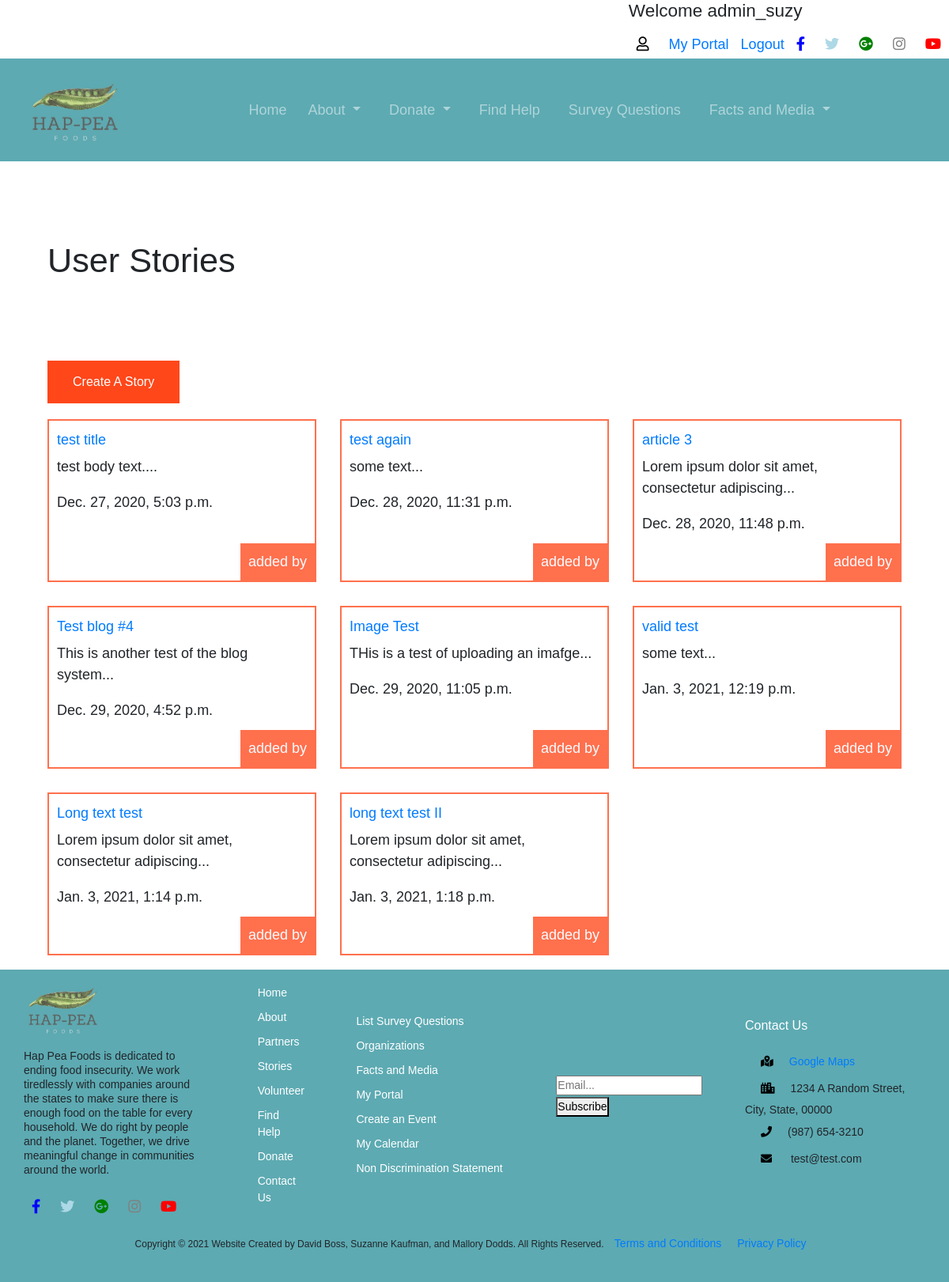
The page /stories/ (signed in) on the database its author committed.
### stories/models.py (models this page shows, shortened)
class Story(models.Model):
    title = models.CharField(max_length=100)
    slug = models.SlugField()
    body = models.TextField()
    date = models.DateTimeField(auto_now_add=True)
    def snippet(self):
        return self.body[:50] + "..."

### stories/views.py (the view)
def stories_list(request):
    stories = Story.objects.all().order_by('date')
    return render(request, 'stories/stories_list.html', {'stories':stories})

### stories/templates/stories/stories_list.html (shortened to what this page needs)
{% extends 'base_layout.html' %}
{% block content %}
  <h1>User Stories</h1>
  <div class="createstory">
    <form class="create" action="{% url 'stories:create' %}" method="post">
      <button type="submit" name="addstory">Create A Story</button>
    </form>
  </div>
  <div class="stories">
    {% for story in stories %}
      <div class= "story">
        <h2><a href="{% url 'stories:detail' slug=story.slug %}">{{story.title}}</a></h2>
        <p>{{story.snippet}}</p>
        <p> {{story.date}}</p>
        <p class="author">added by {{story.author.username}}</p>
      </div>
    {% endfor %}
  </div>
{% endblock %}

### templates/base_layout.html (shortened to what this page needs)
{% load static %}
<!DOCTYPE html>
<html lang="en" dir="ltr">
  <head>
    <link rel="stylesheet" href="https://maxcdn.bootstrapcdn.com/bootstrap/4.0.0/css/bootstrap.min.css">
    <link rel="stylesheet" href="{% static 'css/style.css' %}">
    <link rel="stylesheet" href="https://cdnjs.cloudflare.com/ajax/libs/font-awesome/5.15.2/css/all.min.css">
  </head>
  <body>
    <header>
     <div class="head-container">
       <div class="sm">
         {% if user.is_authenticated %}
           <h5>Welcome {{user.username}}</h5>
           <i class="far fa-user" style="color: black"></i>
           <a href="{% url 'portal' %}">My Portal</a>
           <a href="{% url 'accounts:logout' %}">Logout</a>
         {% else %}
           <i class="far fa-user" style="color: black"></i>
           <a href="{% url 'accounts:register' %}">Register</a>
           <a href="{% url 'accounts:login' %}">Login</a>
        {% endif %}
         <i class="fab fa-facebook-f" style="color: blue"></i>
         <i class="fab fa-twitter" style="color: lightblue"></i>
         <i class="fab fa-google-plus" style="color: green"></i>
         <i class="fab fa-instagram" style="color: grey"></i>
         <i class="fab fa-youtube" style="color: red"></i>
       </div>
     </div>
    </header>
    <nav class="navbar navbar-expand-md navbar-custom justify-content-evenly">
      <a href="/" class="navbar-brand"><img src="{% static 'logo2.jpg' %}" class = navimage alt=""></a>
      <div class="navbar-collapse collapse justify-content-center align-items-center w-100" id="navbarCustom">
        <ul class="navbar-nav mx-auto text-center">
            <li class="nav-item">
                <a class="nav-link" href="{% url 'home' %}">Home</a>
            </li>
            <li class="nav-item dropdown">
                <a class="nav-link dropdown-toggle px-3" href="#" id="navbarDropdown" data-toggle="dropdown" aria-haspopup="true" aria-expanded="false">
                  About
                </a>
            </li>
            <li class="nav-item dropdown">
                <a class="nav-link dropdown-toggle px-3" href="#" id="navbarDropdown" data-toggle="dropdown" aria-haspopup="true" aria-expanded="false">
                  Donate
                </a>
            </li>
            <li class="nav-item">
                <a class="nav-link px-3" href="{% url 'find_help' %}">Find Help</a>
            </li>
            <li class="nav-item">
                <a class="nav-link px-3" href="{% url 'list' %}">Survey Questions</a>
            </li>
            <li class="nav-item dropdown">
                <a class="nav-link dropdown-toggle px-3" href="#" id="navbarDropdown" data-toggle="dropdown" aria-haspopup="true" aria-expanded="false">
                  Facts and Media
                </a>
            </li>
        </ul>
    </div>
</nav>
    <div class="wrapper_container">
      {% block content %}
      {% endblock %}
    </div>
    <footer>
      <div class="foot-container">
        <div class="foot-columns">
          <div class="about">
            <div class="statement">
              <img src="{% static 'logo2.jpg' %}" class="img-logo" alt="peas">
              <p> Hap Pea Foods is dedicated to ending food insecurity. We work tiredlessly with companies around the states to make sure there is enough food on the table for every household.  We do right by people and the planet. Together, we drive meaningful change in communities around the world.</p>
            </div>
            <div class="sm">
              <i class="fab fa-facebook-f" style="color: blue"></i>
              <i class="fab fa-twitter" style="color: lightblue"></i>
              <i class="fab fa-google-plus" style="color: green"></i>
              <i class="fab fa-instagram" style="color: grey"></i>
              <i class="fab fa-youtube" style="color: red"></i>
            </div>
          </div>
          <div class="foot-links">
            <ul>
              <li><a href="{% url 'home' %}">Home</a></li>
              <li><a href="{% url 'about' %}">About</a></li>
              <li><a href="{% url 'partners' %}">Partners</a></li>
              <li><a href="{% url 'stories:stories' %}">Stories</a></li>
              <li><a href="{% url 'volunteer' %}">Volunteer</a></li>
              <li><a href="{% url 'find_help' %}">Find Help</a></li>
              <li><a href="{% url 'donations:donations' %}">Donate</a></li>
              <li><a href="{% url 'contact' %}">Contact Us</a></li>
            </ul>
          </div>
          <div class="foot-links-2">
            <ul>
              <li><a href="{% url 'list' %}">List Survey Questions</a></li>
              <li><a href="{% url 'organizations' %}">Organizations</a></li>
              <li><a href="{% url 'facts' %}">Facts and Media</a></li>
              <li><a href="{% url 'portal' %}">My Portal</a></li>
              <li><a href="{% url 'createevent' %}">Create an Event</a></li>
              <li><a href="{% url 'mycalendar' %}">My Calendar</a></li>
              <li><a href="{% url 'non_disc_stmt' %}">Non Discrimination Statement</a></li>
            </ul>
          </div>
          <div class="subscribe">
            <form action="/action_page.php">
              <input type="email" placeholder="Email..." name="email">
              <button type="submit">Subscribe</button>
            </form>
          </div>
          <div class="contact">
            <h2>Contact Us</h2>
            <ul>
              <li><i class="fa fa-map-marked-alt" style="color: black"></i><a href="https://maps.google.com">Google Maps</a></li>
              <li><i class="fa fa-city" style="color: black"></i>1234 A Random Street, City, State, 00000</li>
              <li><i class="fa fa-phone" style="color: black"></i>(987) 654-3210</li>
              <li><i class="fa fa-envelope" style="color: black"></i> test@test.com</li>
          </ul>
          </div>
        </div>
        <div class="foot-columns">
          <div class="copyright">
            <p>Copyright &copy; 2021 Website Created by David Boss, Suzanne Kaufman, and Mallory Dodds. All Rights Reserved.  <a href="{% url 'terms_cond' %}">Terms and Conditions</a><a href="{% url 'privacy' %}">Privacy Policy</a></p>
          </div>
        </div>
      </div>
    </footer>
  </body>
</html>

### static/css/style.css (style rules this page uses)
* { margin: 0; padding:0; outline: none; font-family: Arial, Helvetica, sans-serif; font-size: 18px; }
header { background: #FFF; }
.head-container { width: 100%; margin: 0 auto; display: flex; justify-content: flex-end; }
.head-container a { padding-left: 10px; }
.sm i { padding: 10px 10px; }
.navbar { min-height: 130px; background-color: #5DAAB2; }
.navbar-brand { padding: 0 15px; height: 40px; display: flex; align-items: center; justify-content: center; }
.navimage { max-height: 125px; max-width: 125px; }
.navbar-custom, .navbar-custom .navbar-text { color: rgba(255,255,255,.8); }
.navbar-custom .navbar-nav .nav-link { color: rgba(255,255,255,.5); }
.wrapper_container { max-width: 90%; margin: 0 auto; }
.wrapper_container h1 { text align: center; margin: 100px auto; font-size: 2.4em; }
footer { background: #5DAAB2; }
.foot-container { width: 95%; margin: 0 auto; }
.foot-columns { display: flex; margin: 1em 0; justify-content: space-between; align-items: center; }
.about { width: 20%; }
.statement img { height: 100px; }
.statement p { font-size: 14px; line-height: 1rem; }
.foot-links { width: 5%; }
.foot-links ul, .foot-links-2 ul { list-style-type: none; margin: 0; padding: 0; }
.foot-links li, .foot-links-2 li { padding: 5px 0; }
.foot-links a:link, .foot-links-2 a:link { color: #FFF; width: 10%; font-size: 14px; }
.subscribe { width: 15%; }
.subscribe input[type=email] { font-size: 14px; }
.subscribe button[type=submit] { font-size: 14px; }
.contact { width: 20%; }
.contact h2 { color: #FFF; padding-bottom: 10px; font-size: 16px; }
.contact ul { list-style-type: none; margin: 0; padding: 0; }
.contact a, li { font-size: 14px; }
.contact i { padding: 10px 20px; font-size: 14px; }
.copyright { text-align: center; width: 100%; padding-bottom: 20px; }
.copyright p { font-size: 12px; }
.copyright a { padding: 0 10px; font-size: 14px; }
.createstory button { background-color: #FF471A; border: none; color: #FFF; padding: 15px 32px; text-align: center; text-decoration: none; display: inline-block; font-size: 16px; cursor: pointer; }
.stories { margin-top: 20px; display: grid; grid-template-columns: 1fr 1fr 1fr; grid-gap: 30px; }
.story { padding: 10px; border: 2px solid #FF704D; position: relative; padding-bottom: 40px; }
.story h2 { font-size: 1.2em; }
.story .author { padding: 10px; background: #FF704D; position: absolute; right: 0; bottom: 0; margin: 0; color: #FBFBFF; }
html, body { height: 100%; margin: 0; padding: 0; }

### rows shown on the page
Story: title "test title", snippet "test body text....", date "Dec. 27, 2020, 5:03 p.m."
Story: title "test again", snippet "some text...", date "Dec. 28, 2020, 11:31 p.m."
Story: title "article 3", snippet "Lorem ipsum dolor sit amet, consectetur adipiscing...", date "Dec. 28, 2020, 11:48 p.m."
Story: title "Test blog #4", snippet "This is another test of the blog system...", date "Dec. 29, 2020, 4:52 p.m."
Story: title "Image Test", snippet "THis is a test of uploading an imafge...", date "Dec. 29, 2020, 11:05 p.m."
Story: title "valid test", snippet "some text...", date "Jan. 3, 2021, 12:19 p.m."
Story: title "Long text test", snippet "Lorem ipsum dolor sit amet, consectetur adipiscing...", date "Jan. 3, 2021, 1:14 p.m."
Story: title "long text test II", snippet "Lorem ipsum dolor sit amet, consectetur adipiscing...", date "Jan. 3, 2021, 1:18 p.m."

### other values the page prints
{{ user.username }} "admin_suzy"
